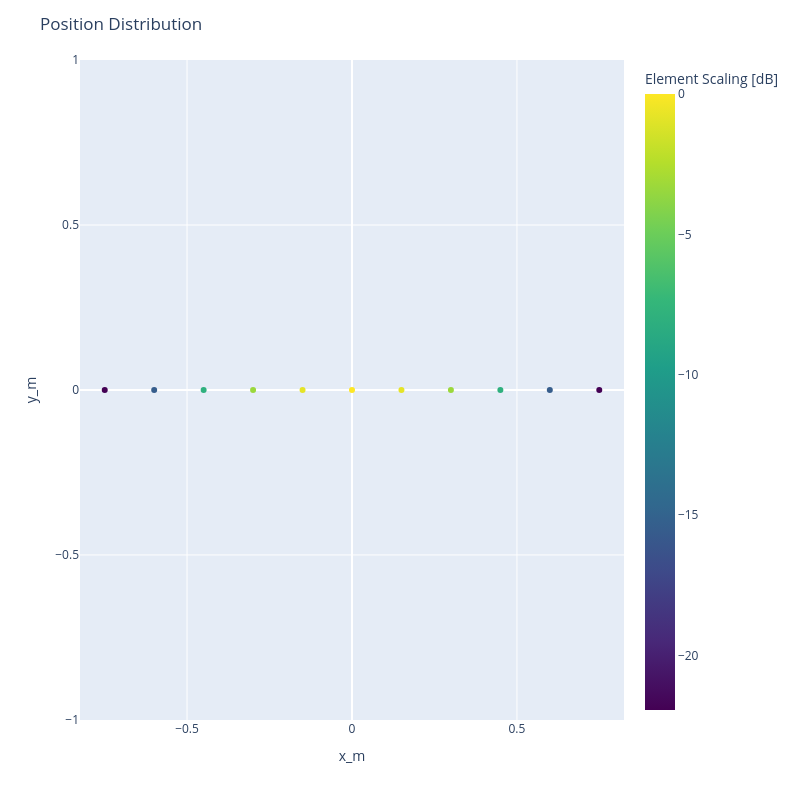

Here is the notebook cell this chart was saved with:
### Markdown cell above
### Applied Element Window

### Code cell
array_geometry.gains = df
array_geometry.plot.geometry()

### Figure 1 — Plotly figure (JSON) as saved in the notebook; plotly's stock layout.template omitted (floating-point values rounded to 4 significant figures)
{"data": [{"hovertemplate": "x_m=%{x}<br>y_m=%{y}<br>Element Amplifier Gain (Decibel)=%{marker.color}<extra></extra>", "legendgroup": "", "marker": {"color": [-21.94, -15.5, -8.006, -3.322, -0.7987, 0.0, -0.7987, -3.322, -8.006, -15.5, -21.94], "coloraxis": "coloraxis", "symbol": "circle"}, "mode": "markers", "name": "", "orientation": "v", "showlegend": false, "type": "scatter", "x": [-0.7495, -0.5996, -0.4497, -0.2998, -0.1499, 0.0, 0.1499, 0.2998, 0.4497, 0.5996, 0.7495], "xaxis": "x", "y": [0.0, 0.0, 0.0, 0.0, 0.0, 0.0, 0.0, 0.0, 0.0, 0.0, 0.0], "yaxis": "y"}], "layout": {"coloraxis": {"colorbar": {"title": {"text": "Element Scaling [dB]"}}, "colorscale": [[0, "#440154"], [0.1111, "#482878"], [0.2222, "#3e4989"], [0.3333, "#31688e"], [0.4444, "#26828e"], [0.5556, "#1f9e89"], [0.6667, "#35b779"], [0.7778, "#6ece58"], [0.8889, "#b5de2b"], [1, "#fde725"]]}, "height": 800, "legend": {"tracegroupgap": 0}, "margin": {"t": 60}, "title": {"text": "Position Distribution"}, "width": 800, "xaxis": {"anchor": "y", "domain": [0, 1], "range": [-0.8244, 0.8244], "title": {"text": "x_m"}}, "yaxis": {"anchor": "x", "domain": [0, 1], "range": [-0.8244, 0.8244], "scaleanchor": "x", "title": {"text": "y_m"}}}}
